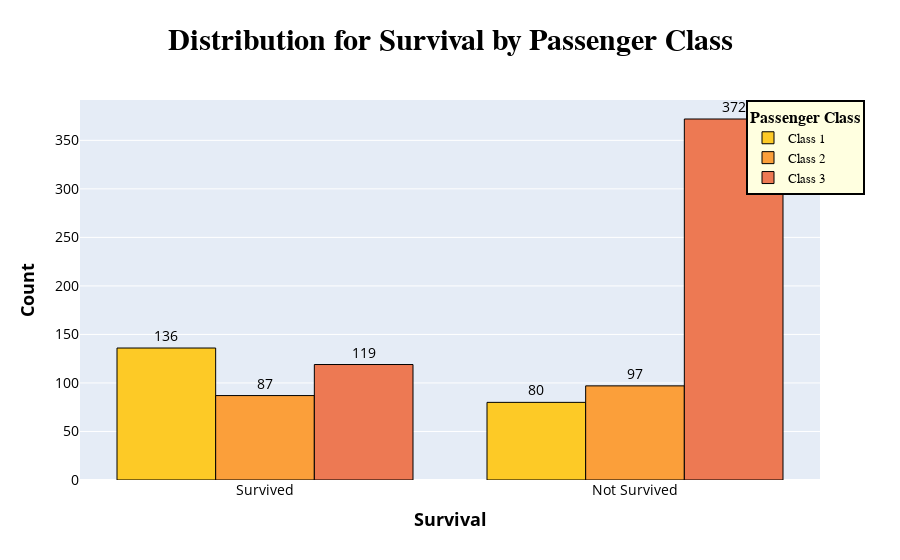

The code cell stored with this chart in its notebook:
### Code cell
fig = go.Figure()

class_colors = {1: '#fdca26', 2: '#fb9f3a', 3: '#ed7953'}

for pclass in [1, 2, 3]:
    filtered_df = df[df['Pclass'] == pclass]
    
    fig.add_trace(go.Bar(
        x=filtered_df['Survived'].value_counts().index.map({0: 'Not Survived', 1: 'Survived'}),
        y=filtered_df['Survived'].value_counts(),
        text=filtered_df['Survived'].value_counts(),
        textposition='outside',
        textfont=dict(size=14,color="black"),
        hovertemplate='<b>%{x}</b><br>Count: %{y}<br>',
        marker_color=class_colors[pclass], marker_line=dict(width=1, color='black'),
        name=f'Class {pclass}'
    ))

fig.update_xaxes(type='category', tickfont_size=14, color ='black')
fig.update_yaxes(tickfont_size=14)

fig.update_layout(
    title='<b>Distribution for Survival by Passenger Class</b>',title_font_family="Times New Roman",title_font=dict(size=30),title_font_color="black",
    xaxis=dict(title='<b>Survival</b>', title_font=dict(size=18)),
    yaxis=dict(title='<b>Count</b>', title_font=dict(size=18),color='black'),
    title_x=0.5,
    barmode='group',
    legend=dict(title='<b>Passenger Class</b>', x=0.9, y=1, title_font_family="Times New Roman", font=dict(family="Courier",
            size=13, color="black"), bgcolor="lightyellow", bordercolor="Black", borderwidth=2),
)

fig.show()

### Figure 1 — Plotly figure (JSON) as saved in the notebook; plotly's stock layout.template omitted (floating-point values rounded to 4 significant figures)
{"data": [{"hovertemplate": "<b>%{x}</b><br>Count: %{y}<br>", "marker": {"color": "#fdca26", "line": {"color": "black", "width": 1}}, "name": "Class 1", "text": [136.0, 80.0], "textfont": {"color": "black", "size": 14}, "textposition": "outside", "type": "bar", "x": ["Survived", "Not Survived"], "y": [136, 80]}, {"hovertemplate": "<b>%{x}</b><br>Count: %{y}<br>", "marker": {"color": "#fb9f3a", "line": {"color": "black", "width": 1}}, "name": "Class 2", "text": [97.0, 87.0], "textfont": {"color": "black", "size": 14}, "textposition": "outside", "type": "bar", "x": ["Not Survived", "Survived"], "y": [97, 87]}, {"hovertemplate": "<b>%{x}</b><br>Count: %{y}<br>", "marker": {"color": "#ed7953", "line": {"color": "black", "width": 1}}, "name": "Class 3", "text": [372.0, 119.0], "textfont": {"color": "black", "size": 14}, "textposition": "outside", "type": "bar", "x": ["Not Survived", "Survived"], "y": [372, 119]}], "layout": {"barmode": "group", "legend": {"bgcolor": "lightyellow", "bordercolor": "Black", "borderwidth": 2, "font": {"color": "black", "family": "Courier", "size": 13}, "title": {"font": {"family": "Times New Roman"}, "text": "<b>Passenger Class</b>"}, "x": 0.9, "y": 1}, "title": {"font": {"color": "black", "family": "Times New Roman", "size": 30}, "text": "<b>Distribution for Survival by Passenger Class</b>", "x": 0.5}, "xaxis": {"color": "black", "tickfont": {"size": 14}, "title": {"font": {"size": 18}, "text": "<b>Survival</b>"}, "type": "category"}, "yaxis": {"color": "black", "tickfont": {"size": 14}, "title": {"font": {"size": 18}, "text": "<b>Count</b>"}}}}
